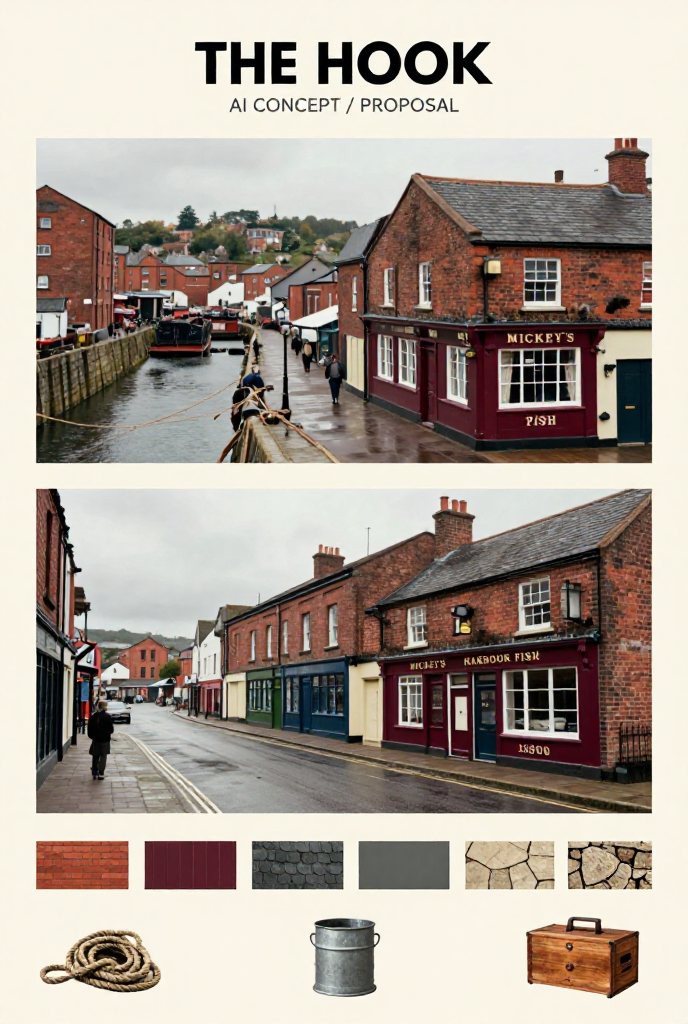
#> input picture production/reference/hook-sheet-2026-09-09-retired.png, 688 x 1024 px, given in place of hook-sheet.png, which was not available
$ python hook-sheet-lens-vp.py out.png
#> lines starting #> are read from the running program, lines starting #| are printed output that depends on the picture; pictures that were not available may be replaced by others from this repository, and a replacement may not be noted
"""Find the new sheet's vanishing point from its own straight edges.

Plain numpy + scipy: gradient orientation, a simple Hough transform over the
left terrace region, the strongest non-vertical, non-horizontal lines, and the
least-squares point they converge on. Every line used is printed, and an
overlay is written so the lines can be looked at rather than trusted.
"""
import sys
import numpy as np
from PIL import Image, ImageDraw
from scipy import ndimage

REF = "production/reference/hook-sheet.png"
OUT = sys.argv[1]

im = Image.open(REF).convert("L")
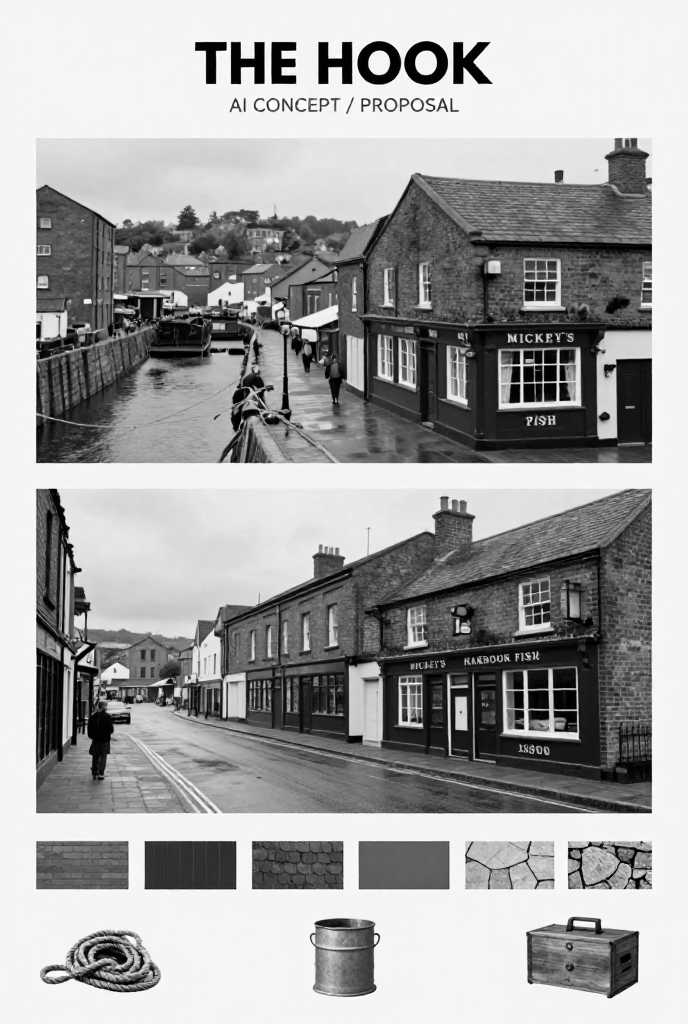
#> im: PIL image 688x1024 L; min 0, max 255, mean 162
a = np.asarray(im).astype(float)
H, W = a.shape
#> H = 1024; W = 688

gx = ndimage.sobel(a, axis=1)
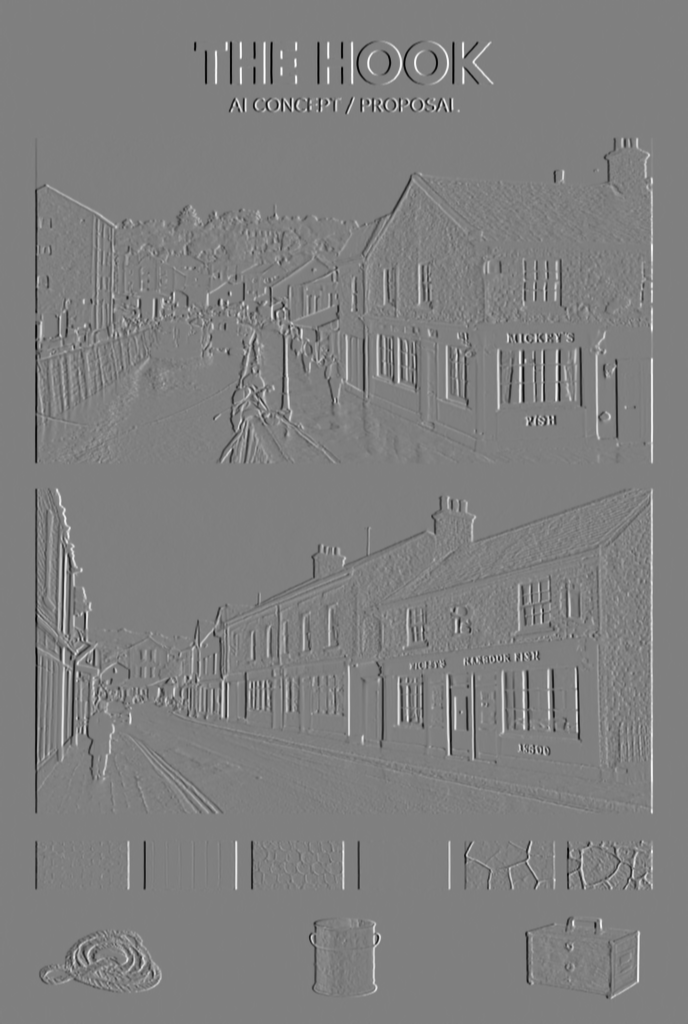
#> gx: shape (1024, 688) float64; min -1020, max 1016, mean 0; drawn with min black and max white
gy = ndimage.sobel(a, axis=0)
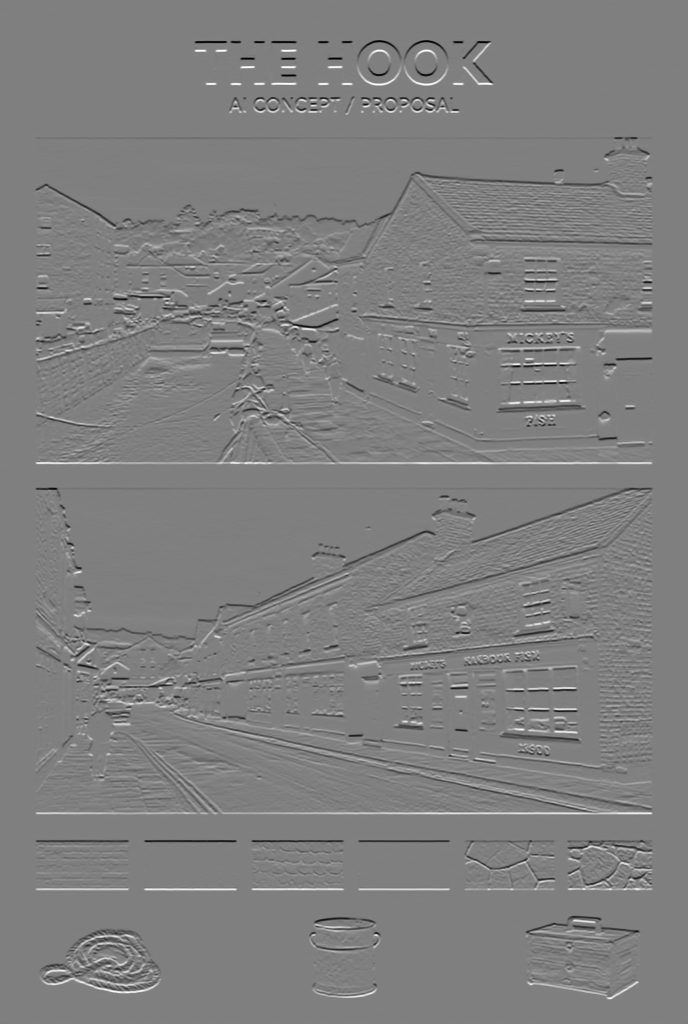
#> gy: shape (1024, 688) float64; min -1015, max 1010, mean 0; drawn with min black and max white
mag = np.hypot(gx, gy)
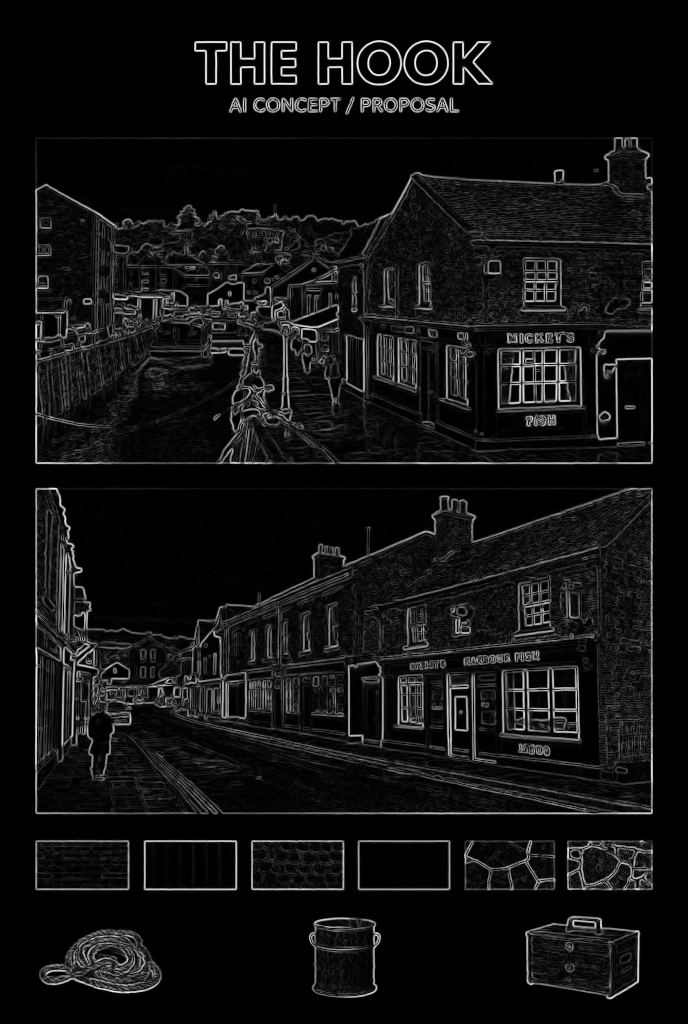
#> mag: shape (1024, 688) float64; min 0, max 1056.4, mean 76.3; drawn with min black and max white

# THE LEFT TERRACE ONLY, x 280..1200, y 60..920: the frontage, the eaves, the
# sills and the fascias all run along the street there. The right side is a
# different building line and the far end curves.
mask = np.zeros_like(a, bool)
mask[60:920, 280:1200] = True
thr = np.percentile(mag[mask], 85)
#> thr = 175.7
ys, xs = np.nonzero(mask & (mag > thr))
theta_edge = np.arctan2(gy[ys, xs], gx[ys, xs])          # gradient direction
# a line's normal IS the gradient direction; keep edges whose LINE is
# between 8 and 60 degrees off horizontal (street-parallel lines on the
# terrace), which excludes verticals (pilasters, downpipes) and flat rules.
line_angle = np.degrees(theta_edge) + 90.0
line_angle = (line_angle + 90.0) % 180.0 - 90.0            # -90..90
keep = (np.abs(line_angle) > 8) & (np.abs(line_angle) < 60)
ys, xs, theta_edge = ys[keep], xs[keep], theta_edge[keep]
#> ys = 18003 values from 60 to 919; xs = 18003 values, max 652 at index 3671, min 280 at index 2151, mean 466.7; theta_edge = 18003 values, max 2.62 at index 3440, min -2.62 at index 2826, mean -0.151

# Hough over (theta, rho), voting with the edge's own normal +-2 degrees.
thetas = np.radians(np.arange(-90, 90, 0.25))
diag = int(np.hypot(W, H))
#> diag = 1233
acc = np.zeros((len(thetas), 2 * diag + 1), np.int32)
for dt in np.radians(np.arange(-2.0, 2.01, 0.25)):
    t = theta_edge + dt
    t = (t + np.pi / 2) % np.pi - np.pi / 2
    ti = np.clip(np.round((np.degrees(t) + 90) / 0.25).astype(int), 0, len(thetas) - 1)
    rho = np.round(xs * np.cos(thetas[ti]) + ys * np.sin(thetas[ti])).astype(int) + diag
    np.add.at(acc, (ti, rho), 1)
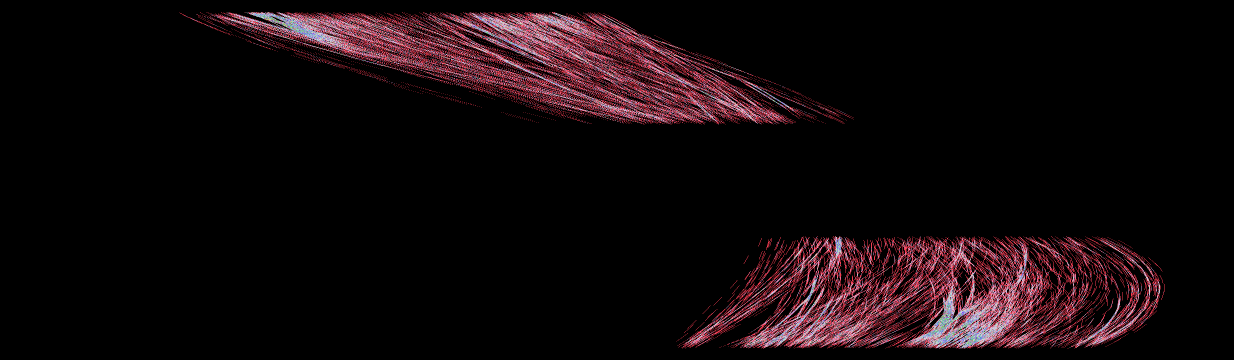
#> acc: shape (720, 2467) int32 (shown at 1/2 size); 78 distinct labels, from 0 to 99; one colour per label, 0 black

# strongest peaks with non-maximum suppression
lines = []
acc2 = acc.copy()
for _ in range(40):
    i, j = np.unravel_index(np.argmax(acc2), acc2.shape)
    votes = acc2[i, j]
    if votes < 25:
        break
    lines.append((thetas[i], j - diag, votes))
    acc2[max(0, i - 12):i + 13, max(0, j - 25):j + 26] = 0
#> this loop made 12 passes
#> (i, j, votes) on passes 1 to 12: (41, 553, 99), (661, 1915, 84), (647, 1895, 80), (629, 1887, 62), (54, 580, 43), (680, 1949, 34), (72, 989, 32), (35, 527, 27), (180, 1398, 26), (634, 1916, 26), (616, 1893, 25), (661, 1876, 24)
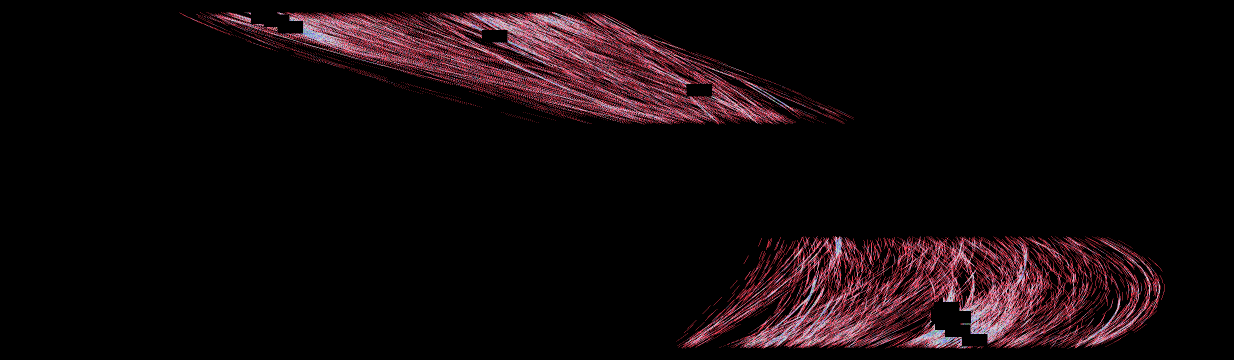
#> acc2: shape (720, 2467) int32 (shown at 1/2 size); 25 distinct labels, from 0 to 24; one colour per label, 0 black
#> after the loop, lines = [(-1.39, -680, 99), (1.31, 682, 84), (1.25, 662, 80), (1.17, 654, 62), (-1.34, -653, 43), (1.4, 716, 34), (-1.26, -244, 32), (-1.42, -706, 27), (-0.785, 165, 26), (1.2, 683, 26), (1.12, 660, 25)]

# least-squares intersection of all lines, weighted by votes, then refit
# after dropping lines far from the consensus (robust to a stray rule)
def solve(ls):
    A = np.array([[np.cos(t), np.sin(t)] for t, r, v in ls])
    b = np.array([r for t, r, v in ls], float)
    w = np.array([v for t, r, v in ls], float)
    Aw = A * w[:, None]
    p, *_ = np.linalg.lstsq(Aw, b * w, rcond=None)
    res = np.abs(A @ p - b)
    return p, res

lines_used = lines
#> lines_used has the same summary as lines
p, res = solve(lines_used)
#> in solve, `A = np.array([[np.cos(t), np.sin(t)] for t, r, v in ls])`: A = [[0.178, -0.984], [0.255, 0.967], [0.313, 0.95], [0.387, 0.922], [0.233, -0.972], [0.174, 0.985], [0.309, -0.951], [0.152, -0.988], [0.707, -0.707], [0.367, 0.93], [0.438, 0.899]]
#> in solve, `b = np.array([r for t, r, v in ls], float)`: b = [-680, 682, 662, 654, -653, 716, -244, -706, 165, 683, 660]
#> in solve, `w = np.array([v for t, r, v in ls], float)`: w = [99, 84, 80, 62, 43, 34, 32, 27, 26, 26, 25]
#> in solve, `Aw = A * w[:, None]`: Aw = [[17.62, -97.42], [21.39, 81.23], [25.05, 75.98], [23.98, 57.18], [10.04, -41.81], [5.9, 33.48], [9.89, -30.43], [4.11, -26.69], [18.38, -18.38], [9.53, 24.19], [10.96, 22.47]]
#> in solve, `p, *_ = np.linalg.lstsq(Aw, b * w, rcond=None)`: p = [230, 655.6]
#> in solve, `res = np.abs(A @ p - b)`: res = [75.8, 10.53, 32.62, 39.51, 69.22, 30.45, 308.4, 93.03, 466, 11.25, 30.04]
#> p = [230, 655.6]
for _ in range(3):
    med = np.median(res)
    good = [l for l, r in zip(lines_used, res) if r <= max(3 * med, 15)]
    if len(good) < 4:
        break
    lines_used = good
    p, res = solve(lines_used)
#> this loop made 3 passes
#> med on passes 1 to 3: 39.51, 15.82, 15.82
print("lines found %d, used %d" % (len(lines), len(lines_used)))
#| lines found 11, used 9
print("VANISHING POINT x=%.1f y=%.1f  (image %dx%d, centre %.0f,%.0f)" % (p[0], p[1], W, H, W / 2, H / 2))
#| VANISHING POINT x=33.4 y=695.8  (image 688x1024, centre 344,512)
print("residuals px: median %.1f, max %.1f" % (np.median(res), res.max()))
#| residuals px: median 15.8, max 24.9

ov = Image.open(REF).convert("RGB")
#> ov is the input picture: PIL image 688x1024 RGB; mean R, G, B 170.4, 159.9, 150.1
d = ImageDraw.Draw(ov)
for t, r, v in lines_used:
    c, s_ = np.cos(t), np.sin(t)
    pts = []
    for x in (0, W):
        if abs(s_) > 1e-6:
            pts.append((x, (r - x * c) / s_))
    d.line(pts, fill=(255, 0, 255), width=2)
#> this loop made 9 passes
#> (t, r, v, c, s_) on passes 1 to 9: (-1.39, -680, 99, 0.178, -0.984), (1.31, 682, 84, 0.255, 0.967), (1.25, 662, 80, 0.313, 0.95), (1.17, 654, 62, 0.387, 0.922), (-1.34, -653, 43, 0.233, -0.972), (1.4, 716, 34, 0.174, 0.985), (-1.42, -706, 27, 0.152, -0.988), (1.2, 683, 26, 0.367, 0.93), (1.12, 660, 25, 0.438, 0.899)
d.ellipse([p[0] - 10, p[1] - 10, p[0] + 10, p[1] + 10], outline=(255, 255, 0), width=4)
ov.save(OUT)
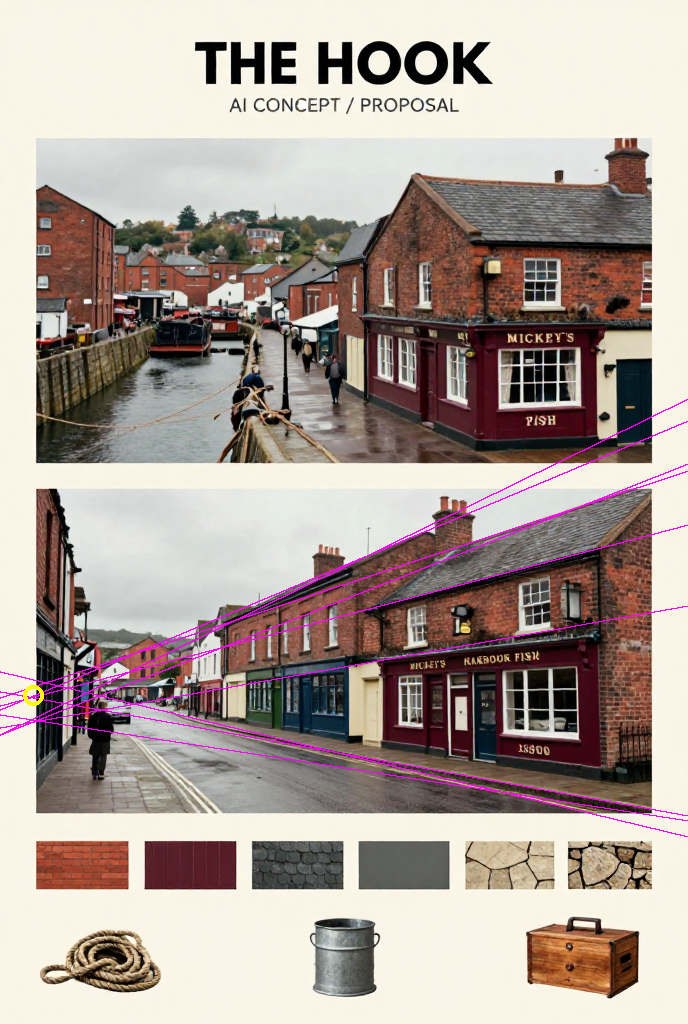
#> saved as out.png: PIL image 688x1024 RGB; mean R, G, B 171.8, 158.6, 151.6
np.save(OUT + ".npy", np.array(p))
